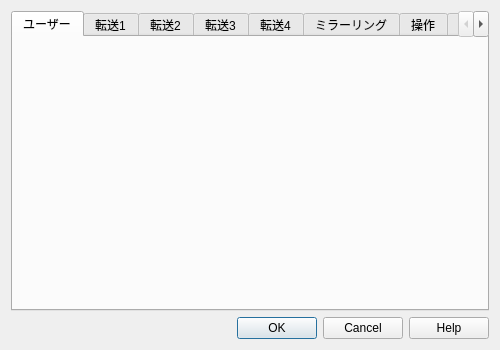
<?xml version="1.0" encoding="UTF-8"?>
<ui version="4.0">
 <class>OptionDialog</class>
 <widget class="QDialog" name="OptionDialog">
  <property name="geometry">
   <rect>
    <x>0</x>
    <y>0</y>
    <width>500</width>
    <height>350</height>
   </rect>
  </property>
  <property name="windowTitle">
   <string>ホストの設定</string>
  </property>
  <layout class="QVBoxLayout" name="verticalLayout">
   <item>
    <widget class="QTabWidget" name="tabWidget">
     <property name="currentIndex">
      <number>0</number>
     </property>
     <widget class="OptionUserForm" name="tab_00">
      <attribute name="title">
       <string>ユーザー</string>
      </attribute>
     </widget>
     <widget class="OptionTransfer1Form" name="tab_01">
      <attribute name="title">
       <string>転送1</string>
      </attribute>
     </widget>
     <widget class="OptionTransfer2Form" name="tab_02">
      <attribute name="title">
       <string>転送2</string>
      </attribute>
     </widget>
     <widget class="OptionTransfer3Form" name="tab_03">
      <attribute name="title">
       <string>転送3</string>
      </attribute>
     </widget>
     <widget class="OptionTransfer4Form" name="tab_04">
      <attribute name="title">
       <string>転送4</string>
      </attribute>
     </widget>
     <widget class="OptionMirroringForm" name="tab_05">
      <attribute name="title">
       <string>ミラーリング</string>
      </attribute>
     </widget>
     <widget class="OptionOperationForm" name="tab_06">
      <attribute name="title">
       <string>操作</string>
      </attribute>
     </widget>
     <widget class="OptionView1Form" name="tab_07">
      <attribute name="title">
       <string>表示1</string>
      </attribute>
     </widget>
     <widget class="OptionView2Form" name="tab_08">
      <attribute name="title">
       <string>表示2</string>
      </attribute>
     </widget>
     <widget class="OptionConnectingForm" name="tab_09">
      <attribute name="title">
       <string>接続/切断</string>
      </attribute>
     </widget>
     <widget class="OptionFirewallForm" name="tab_10">
      <attribute name="title">
       <string>FireWall</string>
      </attribute>
     </widget>
     <widget class="OptionToolForm" name="tab_11">
      <attribute name="title">
       <string>ツール</string>
      </attribute>
     </widget>
     <widget class="OptionOtherForm" name="tab_12">
      <attribute name="title">
       <string>その他</string>
      </attribute>
     </widget>
    </widget>
   </item>
   <item>
    <widget class="QDialogButtonBox" name="buttonBox">
     <property name="orientation">
      <enum>Qt::Orientation::Horizontal</enum>
     </property>
     <property name="standardButtons">
      <set>QDialogButtonBox::StandardButton::Cancel|QDialogButtonBox::StandardButton::Help|QDialogButtonBox::StandardButton::Ok</set>
     </property>
    </widget>
   </item>
  </layout>
 </widget>
 <customwidgets>
  <customwidget>
   <class>OptionUserForm</class>
   <extends>QWidget</extends>
   <header>ui/option/optionuserform.hpp</header>
   <container>1</container>
  </customwidget>
  <customwidget>
   <class>OptionTransfer1Form</class>
   <extends>QWidget</extends>
   <header>ui/option/optiontransfer1form.hpp</header>
   <container>1</container>
  </customwidget>
  <customwidget>
   <class>OptionTransfer2Form</class>
   <extends>QWidget</extends>
   <header>ui/option/optiontransfer2form.hpp</header>
   <container>1</container>
  </customwidget>
  <customwidget>
   <class>OptionTransfer3Form</class>
   <extends>QWidget</extends>
   <header>ui/option/optiontransfer3form.hpp</header>
   <container>1</container>
  </customwidget>
  <customwidget>
   <class>OptionTransfer4Form</class>
   <extends>QWidget</extends>
   <header>ui/option/optiontransfer4form.hpp</header>
   <container>1</container>
  </customwidget>
  <customwidget>
   <class>OptionMirroringForm</class>
   <extends>QWidget</extends>
   <header>ui/option/optionmirroringform.hpp</header>
   <container>1</container>
  </customwidget>
  <customwidget>
   <class>OptionOperationForm</class>
   <extends>QWidget</extends>
   <header>ui/option/optionoperationform.hpp</header>
   <container>1</container>
  </customwidget>
  <customwidget>
   <class>OptionView1Form</class>
   <extends>QWidget</extends>
   <header>ui/option/optionview1form.hpp</header>
   <container>1</container>
  </customwidget>
  <customwidget>
   <class>OptionView2Form</class>
   <extends>QWidget</extends>
   <header>ui/option/optionview2form.hpp</header>
   <container>1</container>
  </customwidget>
  <customwidget>
   <class>OptionConnectingForm</class>
   <extends>QWidget</extends>
   <header>ui/option/optionconnectingform.hpp</header>
   <container>1</container>
  </customwidget>
  <customwidget>
   <class>OptionFirewallForm</class>
   <extends>QWidget</extends>
   <header>ui/option/optionfirewallform.hpp</header>
   <container>1</container>
  </customwidget>
  <customwidget>
   <class>OptionToolForm</class>
   <extends>QWidget</extends>
   <header>ui/option/optiontoolform.hpp</header>
   <container>1</container>
  </customwidget>
  <customwidget>
   <class>OptionOtherForm</class>
   <extends>QWidget</extends>
   <header>ui/option/optionotherform.hpp</header>
   <container>1</container>
  </customwidget>
 </customwidgets>
 <tabstops>
  <tabstop>tabWidget</tabstop>
 </tabstops>
 <resources/>
 <connections>
  <connection>
   <sender>buttonBox</sender>
   <signal>accepted()</signal>
   <receiver>OptionDialog</receiver>
   <slot>accept()</slot>
   <hints>
    <hint type="sourcelabel">
     <x>248</x>
     <y>254</y>
    </hint>
    <hint type="destinationlabel">
     <x>157</x>
     <y>274</y>
    </hint>
   </hints>
  </connection>
  <connection>
   <sender>buttonBox</sender>
   <signal>rejected()</signal>
   <receiver>OptionDialog</receiver>
   <slot>reject()</slot>
   <hints>
    <hint type="sourcelabel">
     <x>316</x>
     <y>260</y>
    </hint>
    <hint type="destinationlabel">
     <x>286</x>
     <y>274</y>
    </hint>
   </hints>
  </connection>
  <connection>
   <sender>buttonBox</sender>
   <signal>helpRequested()</signal>
   <receiver>OptionDialog</receiver>
   <slot>help()</slot>
   <hints>
    <hint type="sourcelabel">
     <x>200</x>
     <y>255</y>
    </hint>
    <hint type="destinationlabel">
     <x>199</x>
     <y>149</y>
    </hint>
   </hints>
  </connection>
 </connections>
 <slots>
  <slot>help()</slot>
 </slots>
</ui>
